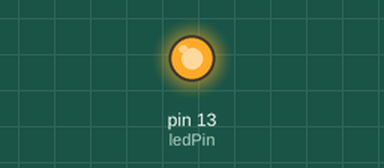
Simulated run of this sketch. Board: Arduino Uno, built with avr-gcc and run on an emulated ATmega328P. Shown: output pins drawn as LEDs (lit = HIGH).

Above: at 0.1 s.
Timing chart, 0 to 1.6 s (numbered marks = the images above):
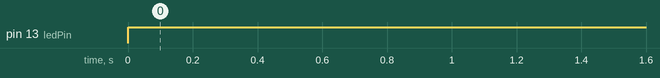

Measured:
- by itself, pin 13 (ledPin): LOW → HIGH at 0.00 s

The sketch:

led-button.ino
```cpp
const int buttonPin=2;
const int ledPin=13;

int buttonState=0;

void setup() {
  pinMode(ledPin,OUTPUT);
  pinMode(buttonPin,INPUT);
}

void loop() {
  if (buttonState=HIGH) {
    digitalWrite(ledPin,HIGH);
  } else {
    digitalWrite(ledPin,LOW);
  }
}
```
